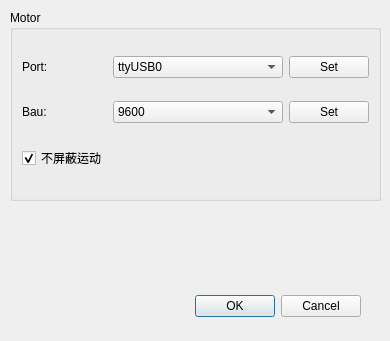
<?xml version="1.0" encoding="UTF-8"?>
<ui version="4.0">
 <class>MotorSetting</class>
 <widget class="QDialog" name="MotorSetting">
  <property name="geometry">
   <rect>
    <x>0</x>
    <y>0</y>
    <width>390</width>
    <height>341</height>
   </rect>
  </property>
  <property name="windowTitle">
   <string>Dialog</string>
  </property>
  <widget class="QDialogButtonBox" name="buttonBox">
   <property name="geometry">
    <rect>
     <x>20</x>
     <y>290</y>
     <width>341</width>
     <height>32</height>
    </rect>
   </property>
   <property name="orientation">
    <enum>Qt::Horizontal</enum>
   </property>
   <property name="standardButtons">
    <set>QDialogButtonBox::Cancel|QDialogButtonBox::Ok</set>
   </property>
  </widget>
  <widget class="QGroupBox" name="groupBox">
   <property name="geometry">
    <rect>
     <x>10</x>
     <y>10</y>
     <width>371</width>
     <height>191</height>
    </rect>
   </property>
   <property name="title">
    <string>Motor</string>
   </property>
   <layout class="QGridLayout" name="gridLayout">
    <item row="1" column="1">
     <widget class="QComboBox" name="cbx_bau">
      <item>
       <property name="text">
        <string>9600</string>
       </property>
      </item>
     </widget>
    </item>
    <item row="1" column="0">
     <widget class="QLabel" name="label_2">
      <property name="text">
       <string>Bau:</string>
      </property>
     </widget>
    </item>
    <item row="0" column="1">
     <widget class="QComboBox" name="cbx_port">
      <property name="sizePolicy">
       <sizepolicy hsizetype="Expanding" vsizetype="Fixed">
        <horstretch>0</horstretch>
        <verstretch>0</verstretch>
       </sizepolicy>
      </property>
      <item>
       <property name="text">
        <string>ttyUSB0</string>
       </property>
      </item>
      <item>
       <property name="text">
        <string>ttyUSB1</string>
       </property>
      </item>
      <item>
       <property name="text">
        <string>ttyUSB2</string>
       </property>
      </item>
     </widget>
    </item>
    <item row="1" column="2">
     <widget class="QPushButton" name="bauSet">
      <property name="text">
       <string>Set</string>
      </property>
     </widget>
    </item>
    <item row="0" column="0">
     <widget class="QLabel" name="label">
      <property name="text">
       <string>Port:</string>
      </property>
     </widget>
    </item>
    <item row="0" column="2">
     <widget class="QPushButton" name="portSet">
      <property name="text">
       <string>Set</string>
      </property>
     </widget>
    </item>
    <item row="2" column="0">
     <widget class="QCheckBox" name="checkBox">
      <property name="text">
       <string>不屏蔽运动</string>
      </property>
      <property name="checked">
       <bool>true</bool>
      </property>
     </widget>
    </item>
   </layout>
  </widget>
 </widget>
 <resources/>
 <connections>
  <connection>
   <sender>buttonBox</sender>
   <signal>accepted()</signal>
   <receiver>MotorSetting</receiver>
   <slot>accept()</slot>
   <hints>
    <hint type="sourcelabel">
     <x>248</x>
     <y>254</y>
    </hint>
    <hint type="destinationlabel">
     <x>157</x>
     <y>274</y>
    </hint>
   </hints>
  </connection>
  <connection>
   <sender>buttonBox</sender>
   <signal>rejected()</signal>
   <receiver>MotorSetting</receiver>
   <slot>reject()</slot>
   <hints>
    <hint type="sourcelabel">
     <x>316</x>
     <y>260</y>
    </hint>
    <hint type="destinationlabel">
     <x>286</x>
     <y>274</y>
    </hint>
   </hints>
  </connection>
 </connections>
</ui>
